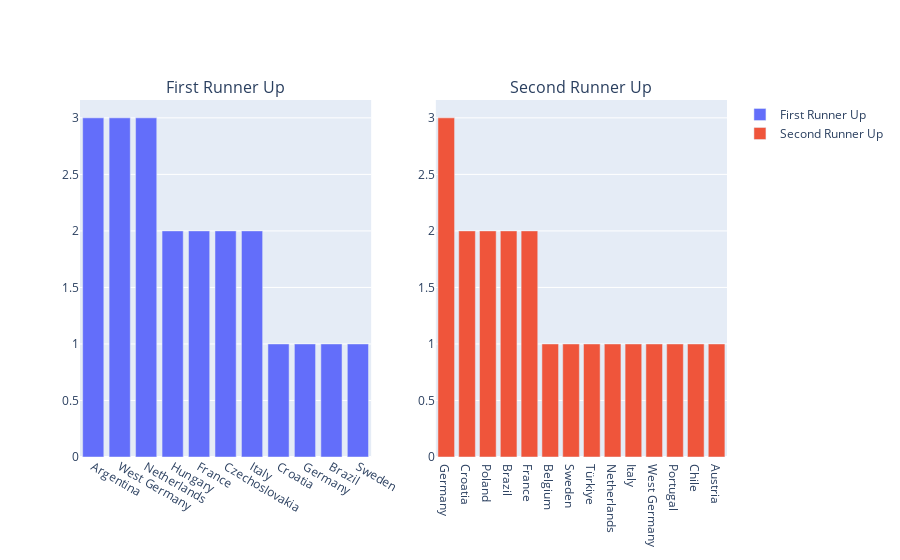

The code cell stored with this chart in its notebook:
### Code cell
fig = make_subplots(
    rows=1, cols=2, subplot_titles=("First Runner Up", "Second Runner Up")
)

# Adding Traces
fig.add_trace(trace1, row=1, col=1)
fig.add_trace(trace2, row=1, col=2)

fig.show()

### Figure 1 — Plotly figure (JSON) as saved in the notebook; plotly's stock layout.template omitted (floating-point values rounded to 4 significant figures)
{"data": [{"name": "First Runner Up", "type": "bar", "x": ["Argentina", "West Germany", "Netherlands", "Hungary", "France", "Czechoslovakia", "Italy", "Croatia", "Germany", "Brazil", "Sweden"], "xaxis": "x", "y": [3, 3, 3, 2, 2, 2, 2, 1, 1, 1, 1], "yaxis": "y"}, {"name": "Second Runner Up", "type": "bar", "x": ["Germany", "Croatia", "Poland", "Brazil", "France", "Belgium", "Sweden", "Türkiye", "Netherlands", "Italy", "West Germany", "Portugal", "Chile", "Austria"], "xaxis": "x2", "y": [3, 2, 2, 2, 2, 1, 1, 1, 1, 1, 1, 1, 1, 1], "yaxis": "y2"}], "layout": {"annotations": [{"font": {"size": 16}, "showarrow": false, "text": "First Runner Up", "x": 0.225, "xanchor": "center", "xref": "paper", "y": 1, "yanchor": "bottom", "yref": "paper"}, {"font": {"size": 16}, "showarrow": false, "text": "Second Runner Up", "x": 0.775, "xanchor": "center", "xref": "paper", "y": 1, "yanchor": "bottom", "yref": "paper"}], "xaxis": {"anchor": "y", "domain": [0, 0.45]}, "xaxis2": {"anchor": "y2", "domain": [0.55, 1]}, "yaxis": {"anchor": "x", "domain": [0, 1]}, "yaxis2": {"anchor": "x2", "domain": [0, 1]}}}
